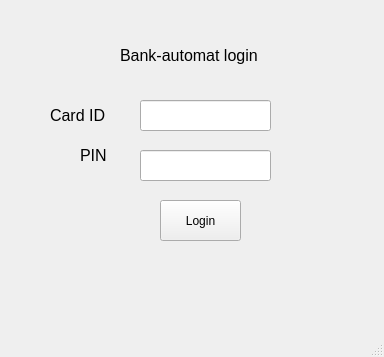
<?xml version="1.0" encoding="UTF-8"?>
<ui version="4.0">
 <class>MainWindow</class>
 <widget class="QMainWindow" name="MainWindow">
  <property name="geometry">
   <rect>
    <x>0</x>
    <y>0</y>
    <width>384</width>
    <height>357</height>
   </rect>
  </property>
  <property name="windowTitle">
   <string>MainWindow</string>
  </property>
  <widget class="QWidget" name="centralwidget">
   <widget class="QLabel" name="label">
    <property name="geometry">
     <rect>
      <x>120</x>
      <y>40</y>
      <width>191</width>
      <height>31</height>
     </rect>
    </property>
    <property name="font">
     <font>
      <pointsize>12</pointsize>
     </font>
    </property>
    <property name="text">
     <string>Bank-automat login</string>
    </property>
   </widget>
   <widget class="QLabel" name="label_2">
    <property name="geometry">
     <rect>
      <x>50</x>
      <y>100</y>
      <width>71</width>
      <height>31</height>
     </rect>
    </property>
    <property name="font">
     <font>
      <pointsize>12</pointsize>
     </font>
    </property>
    <property name="text">
     <string>Card ID</string>
    </property>
   </widget>
   <widget class="QLabel" name="label_3">
    <property name="geometry">
     <rect>
      <x>80</x>
      <y>140</y>
      <width>61</width>
      <height>31</height>
     </rect>
    </property>
    <property name="font">
     <font>
      <pointsize>12</pointsize>
     </font>
    </property>
    <property name="text">
     <string>PIN</string>
    </property>
   </widget>
   <widget class="QLabel" name="labelInfo">
    <property name="geometry">
     <rect>
      <x>110</x>
      <y>250</y>
      <width>241</width>
      <height>31</height>
     </rect>
    </property>
    <property name="font">
     <font>
      <pointsize>12</pointsize>
     </font>
    </property>
    <property name="text">
     <string/>
    </property>
   </widget>
   <widget class="QPushButton" name="btnLogin">
    <property name="geometry">
     <rect>
      <x>160</x>
      <y>200</y>
      <width>81</width>
      <height>41</height>
     </rect>
    </property>
    <property name="text">
     <string>Login</string>
    </property>
   </widget>
   <widget class="QLineEdit" name="textCardId">
    <property name="geometry">
     <rect>
      <x>140</x>
      <y>100</y>
      <width>131</width>
      <height>31</height>
     </rect>
    </property>
   </widget>
   <widget class="QLineEdit" name="textPin">
    <property name="geometry">
     <rect>
      <x>140</x>
      <y>150</y>
      <width>131</width>
      <height>31</height>
     </rect>
    </property>
    <property name="echoMode">
     <enum>QLineEdit::EchoMode::Password</enum>
    </property>
   </widget>
  </widget>
  <widget class="QMenuBar" name="menubar">
   <property name="geometry">
    <rect>
     <x>0</x>
     <y>0</y>
     <width>384</width>
     <height>26</height>
    </rect>
   </property>
  </widget>
  <widget class="QStatusBar" name="statusbar"/>
 </widget>
 <resources/>
 <connections/>
</ui>
